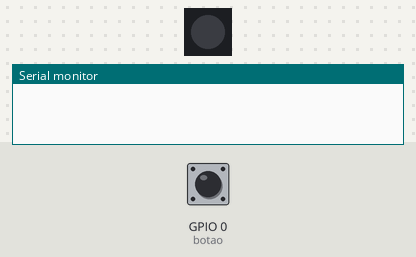
A program run on a simulated ESP32-S3. Parts: 1 RGB LEDs in strip order, left to right, the last lines printed to the serial monitor. The inputs (shaded band) are chosen by the test bench; at power-on: GPIO 0 (botao) HIGH. Dim RGB values are drawn brighter than linear.

Above: at 1.2 s.
1.3 s: GPIO 0 (botao) pulled LOW for 0.15 s
At 2.5 s:
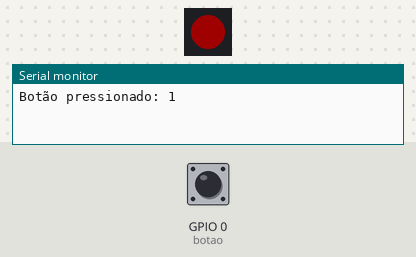
2.9 s: GPIO 0 (botao) pulled LOW for 1 s
At 3.9 s:
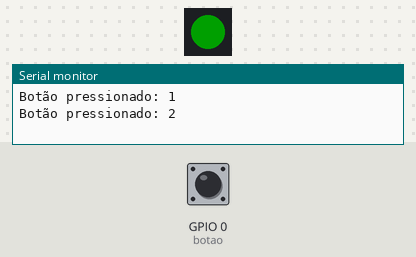
5.4 s: GPIO 0 (botao) pulled LOW for 0.15 s
At 5.8 s:
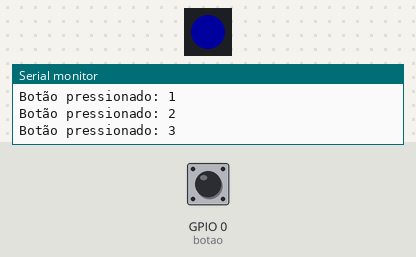
7.0 s: GPIO 0 (botao) pulled LOW for 3.2 s
At 8.2 s:
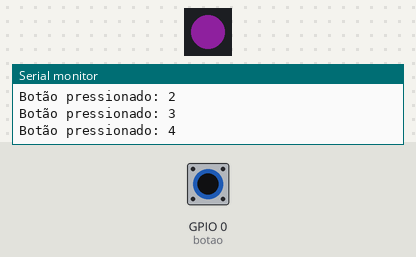
11.7 s: GPIO 0 (botao) pulled LOW for 0.15 s
At 12.9 s:
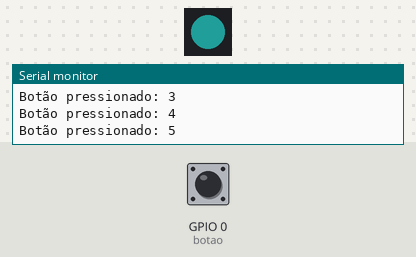
13.3 s: GPIO 0 (botao) pulled LOW for 1 s
At 14.2 s:
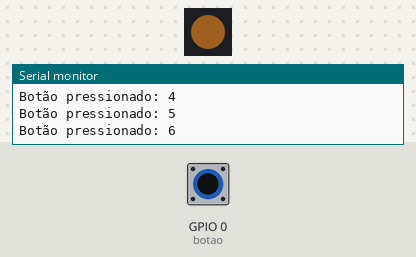
Timing chart, 0 to 16.3 s (numbered marks = the images above; inputs shaded):
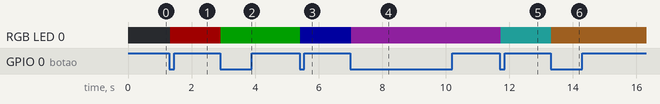

Measured:
- after the input at 1.3 s, RGB LED 0: off → RGB(32, 0, 0) at once
- after the input at 2.9 s, RGB LED 0: RGB(32, 0, 0) → RGB(0, 32, 0) at once
- after the input at 5.4 s, RGB LED 0: RGB(0, 32, 0) → RGB(0, 0, 32) at once
- after the input at 7.0 s, RGB LED 0: RGB(0, 0, 32) → RGB(27, 6, 30) at once
- after the input at 11.7 s, RGB LED 0: RGB(27, 6, 30) → RGB(6, 30, 29) at once
- after the input at 13.3 s, RGB LED 0: RGB(6, 30, 29) → RGB(30, 18, 6) at once

The program:

main.cpp
```cpp
#include <Arduino.h>
#include <Bounce2.h>
#include <Adafruit_NeoPixel.h>

Adafruit_NeoPixel ledRGB(1, 48, NEO_GRB); // quantidade de led, pino e tipo
Bounce botao = Bounce();

// variaveis globais
int r = 0;
int g = 0;
int b = 0;
int contador = 0; // Contador de toques

void setup()
{
  Serial.begin(9600);
  ledRGB.begin();
  ledRGB.setBrightness(32); // intensidade do led varia de 0 - 255

  ledRGB.setPixelColor(0, ledRGB.Color(0, 0, 0));
  ledRGB.show();

  pinMode(0, INPUT_PULLUP);
  botao.attach(0);
  botao.interval(25);
}

void loop()
{
  botao.update(); // Atualiza o estado do botão

  if (botao.fell())
  {             // Se o botão foi pressionado (borda de descida)
    contador++; // Incrementa o contador
    if (contador > 9)
    {
      contador = 0;
    }
    Serial.print("Botão pressionado: ");
    Serial.println(contador);

    // Altera a cor do LED em sequência (vermelho, verde, azul, apagado)
    if (r == 0 && g == 0 && b == 0)
    {
      r = 255;
      g = 0;
      b = 0;
    }
    else if (r == 255)
    {
      r = 0;
      g = 255;
      b = 0;
    }
    else if (g == 255)
    {
      r = 0;
      g = 0;
      b = 255;
    }
    else if (b == 255)
    {
      r = 216;
      g = 52;
      b = 235;
    }
    else if (r == 216 && g == 52 && b == 235)
    {
      r = 52;
      g = 235;
      b = 232;
    }
    else if (r == 52 && g == 235 && b == 232)
    {
      r = 235;
      g = 143;
      b = 52;
    }
    else if (r == 235 && g == 143 && b == 52)
    {
      r = 134;
      g = 52;
      b = 235;
    }
    else if (r == 134 && g == 52 && b == 235)
    {
      r = 217;
      g = 235;
      b = 52;
    }
    else if (r == 217 && g == 235 && b == 52)
    {
      r = 235;
      g = 52;
      b = 143;
    }
    else
    {
      r = 0;
      g = 0;
      b = 0; // Apaga o LED
    }
  }

  ledRGB.setPixelColor(0, ledRGB.Color(r, g, b));
  ledRGB.show();
}
```
